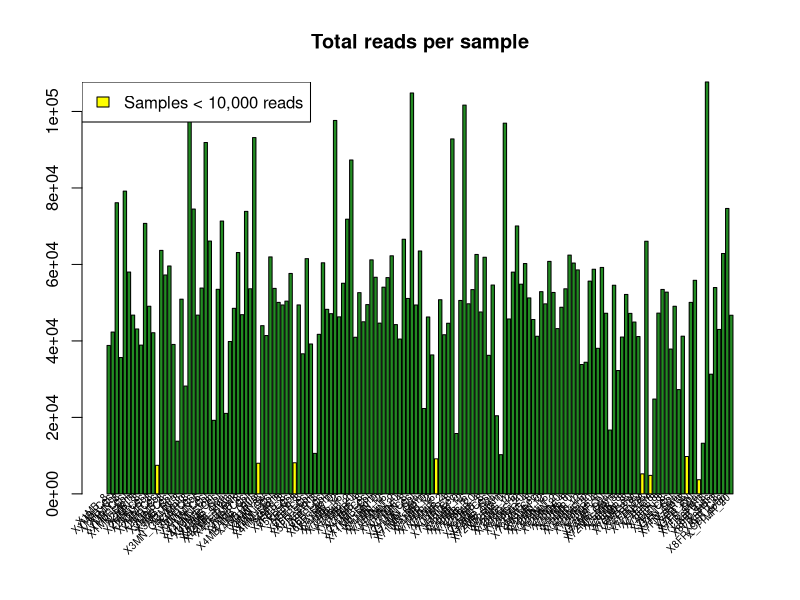
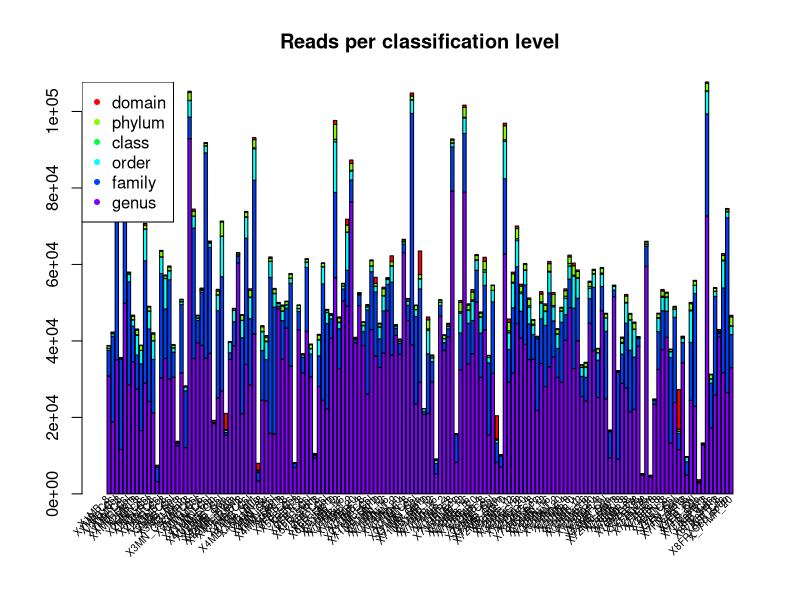
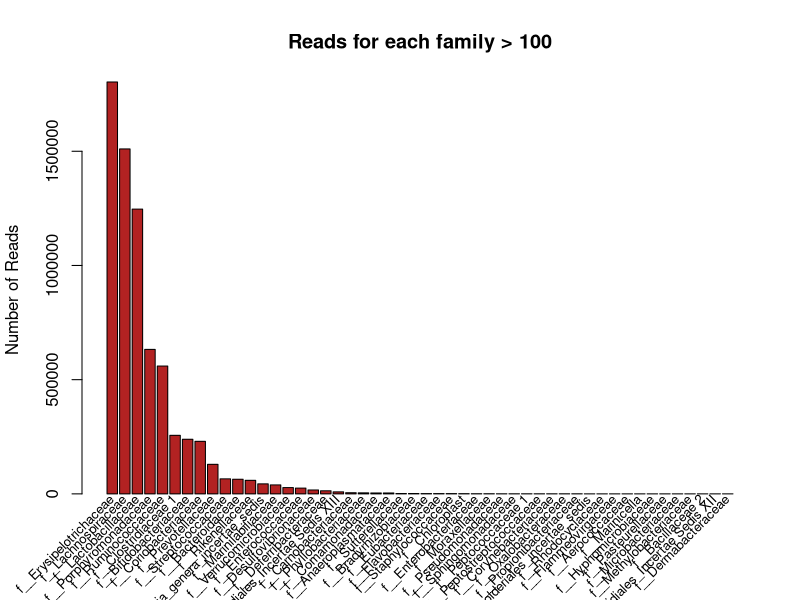
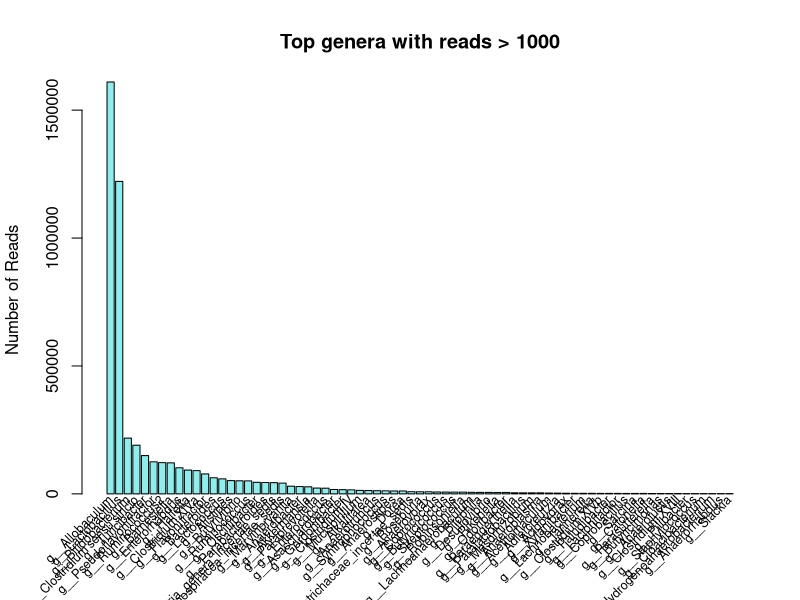
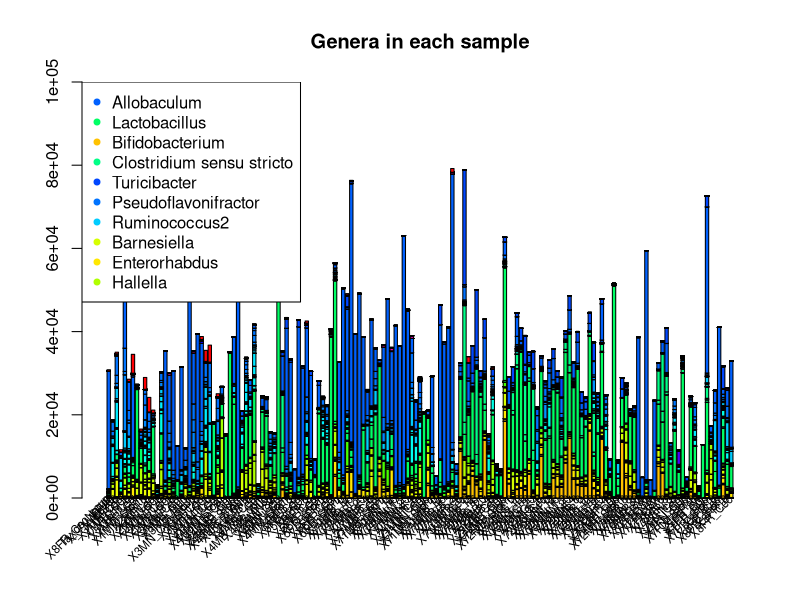

Here is the R script that generated these plots, in order:
# source("http://bioconductor.org/biocLite.R")
# biocLite(c("AnnotationDbi", "impute", "GO.db", "preprocessCore"))
# install.packages("WGCNA")

library(gplots)
library(vegan)
library(RColorBrewer)

## Read data and set it up for plotting
pA = read.table("./testData/postAbundance.abundance.txt", header=T, as.is=T, sep='\t', comment.char='')
Taxon_Name = pA$Taxon_Name
Level = pA$Level
pA = pA[,-c(1,2)]
pAmat = as.matrix(pA)
rownames(pAmat) = Taxon_Name
pAprop = t(t(pAmat)/colSums(pAmat))


# build a filter which removes bacteria which are at < 1% in 1% or less of samples:
rare.idx = rowSums(pAprop > .01) > (ncol(pAprop) * .01)

#---Come up with unique colors per species/classification level.

# Figure 1 - Reads per sample, with samples < 10000 reads higlighted
pdf(file="Data Summaries.pdf", width=8 + .1*ncol(pA), height=11)
    smallSums <- colSums(pA) >= 10000
    cols <- c("yellow", "forestgreen")
    b = barplot(colSums(pA), xaxt='n', main="Total reads per sample", col=cols[smallSums+1])
    #axis(side=1, at=b, labels=F)
    text(b, par("usr")[3], labels = colnames(pA), srt = 45, xpd = TRUE, cex=.6, adj=c(1,0))
    legend('topleft', fill="yellow", col="yellow", legend = "Samples < 10,000 reads")

# Figure 2 - What level were reads classified to?
levels_colors=rainbow(8)
names(levels_colors) = c('domain', 'kingdom','phylum','class','order','family','genus','species')
levels_order = c('domain', 'kingdom','phylum','class','order','family','genus','species')
# Count reads by classification level:
cLevelTable = apply(pA, 2, function(x){tapply(x, FUN=sum, I=Level)})
# Order table rows by classification level:
cLevelTable = cLevelTable[order(match(rownames(cLevelTable), levels_order), decreasing=T),]
# pdf(file="Reads_per_classification_level.pdf", width=8 + .1*ncol(pA), height=8)
    c = barplot(cLevelTable, col=levels_colors[rownames(cLevelTable)], xaxt='n', main='Reads per classification level')
    text(c, par("usr")[3], labels = colnames(pA), srt = 45, xpd = TRUE, cex=.6, adj=1)
    legend('topleft', col=levels_colors[rev(rownames(cLevelTable))], legend=rev(rownames(cLevelTable)), pch=20, cex=1)

taxa_info <- read.delim("./testData/postAbundance.taxa_info.txt")
Counts <- taxa_info$Total
family <- as.data.frame(cbind(lapply(strsplit(as.character(taxa_info$Taxon_Name), ";"), "[",5), Counts))
genus <- as.data.frame(cbind(lapply(strsplit(as.character(taxa_info$Taxon_Name), ";"), "[",6), Counts))
family1 <- data.frame(matrix(unlist(family), nrow=nrow(family)),stringsAsFactors=FALSE)
genus1 <- data.frame(matrix(unlist(genus), nrow=nrow(genus)),stringsAsFactors=FALSE)
colnames(family1) <- c("Names", "Reads")
colnames(genus1) <- c("Names", "Reads")
family2 <- family1[complete.cases(family1),]
genus2 <- genus1[complete.cases(genus1),]

# Convert df to characters so that aggregate will work
family2[] <- lapply(family2, function(x) type.convert(as.character(x)))
genus2[] <- lapply(genus2, function(x) type.convert(as.character(x)))
family.agg <- aggregate(. ~ Names, family2, sum)
genus.agg <- aggregate(. ~ Names, genus2, sum)

# Order by decreasing abundance, take reads > 1000, and write to pdf
family.agg2 <- family.agg[order(-family.agg$Reads),]
family.topRows <- family.agg2[family.agg2$Reads>100,]
genus.agg2 <- genus.agg[order(-genus.agg$Reads),]
genus.topRows <- genus.agg2[genus.agg2$Reads>1000,]

# Figure 3 and 4 - Reads per taxonomic level, top genera > 1000 reads
# pdf(file="Reads_per_FamilyLevel.pdf", width= 18, height=8)
f <- barplot(family.topRows$Reads, main = "Reads for each family > 100", ylab="Number of Reads", col="firebrick")
text(f, par("usr")[3], labels = family.topRows$Names, srt = 45, xpd = TRUE, cex=.8, adj=1)
genus.tops <- barplot(genus.topRows$Reads, main = "Top genera with reads > 1000", ylab="Number of Reads", col="darkslategray2")
text(genus.tops, par("usr")[3], labels = genus.topRows$Names, srt = 45, xpd = TRUE, cex=.75, adj=1)
 

# Figure 5 and 5.1)
#     Stacked barplot for community composition with colors for species and shannon-weaver index for each sample

div <- read.table("./testData/postAbundance.abundance.txt", header=T, as.is=T, sep='\t', comment.char='')
div.genus <- subset(div, div$Level == "genus")
names <- div.genus$Taxon_Name

genus.colors <- rainbow(nrow(div.genus))
names(genus.colors) <- div.genus$Taxon_Name
levels_order <- div.genus$Taxon_Name

legcols <- cbind(div.genus$Taxon_Name, rainbow(nrow(div.genus)))
suum <- rowSums(div.genus[,-c(1,2)])
allcols <- as.data.frame(cbind(legcols, suum))
allcols1 <- allcols[order(-suum),]
leg <- head(allcols1, n=10)
cols <-as.character(leg$V2)
nams <-as.character(leg$V1)

genes <- apply(div.genus[,-c(1,2)], 2, function(x){tapply(x, FUN=sum, I=names)})
genes2 <- genes[order(match(rownames(genes), levels_order), decreasing=F),]

m <- barplot(genes2, col=genus.colors[rownames(genes2)], xaxt='n', main='Genera in each sample', ylim=c(0,100000))
text(m, par("usr")[3], labels = colnames(div.genus), srt = 45, xpd = TRUE, cex=.7, adj=1)
legend('topleft', legend=nams, col=cols, pch=20, cex=1, pt.cex = 1.2)

dev.off()

genus <- div.genus[,-c(1,2)]
genust <- t(genus)
shann <- diversity(genust)
write.table(shann, file= "shannon.diversity.txt", quote=F, sep='\t', row.names=F, col.names=F)
